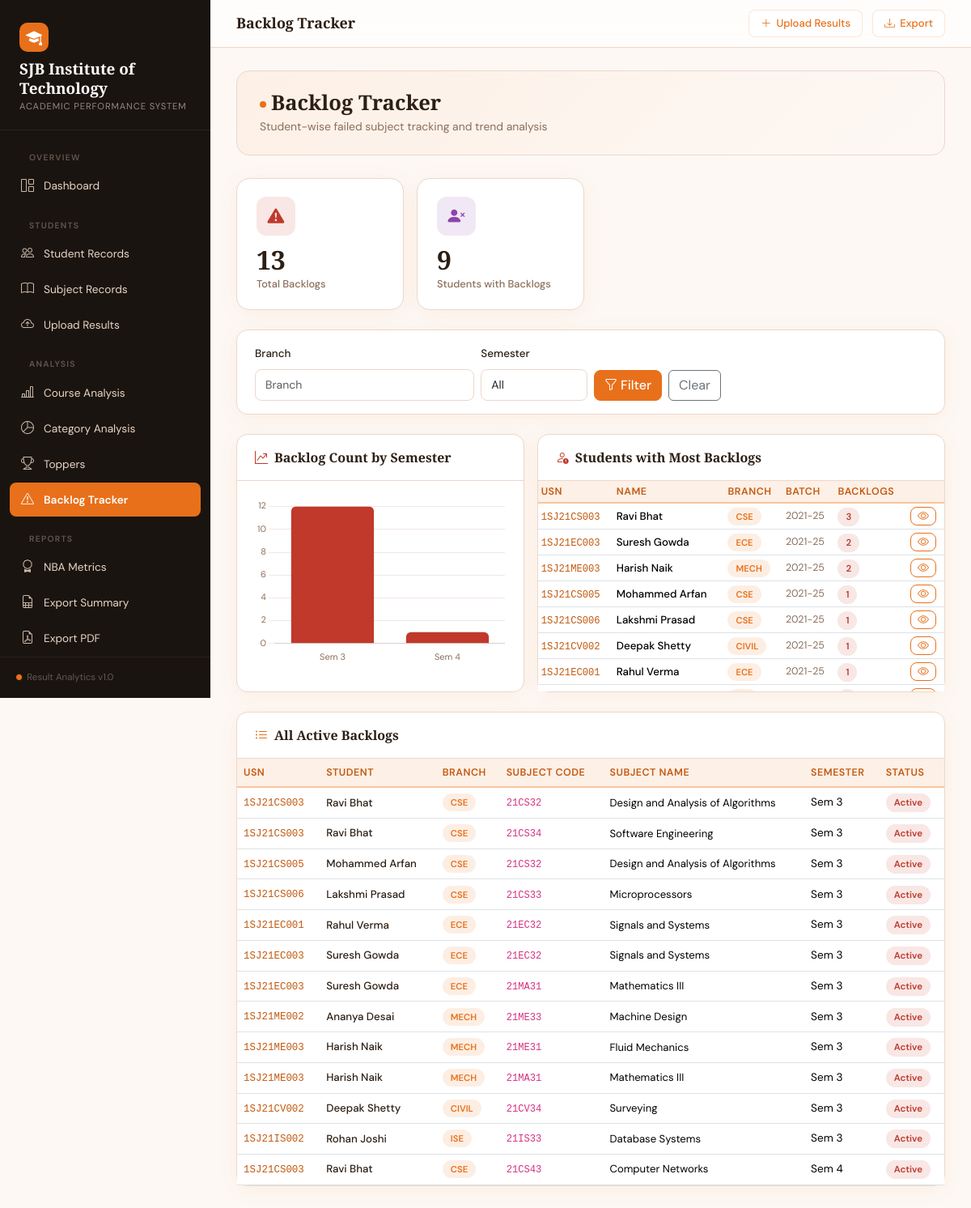
The page /analytics/backlog/ on the database its author committed.
### analytics/models.py (models this page shows, shortened)
class Student(models.Model):
    GENDER_CHOICES = [('M', 'Male'), ('F', 'Female'), ('O', 'Other')]
    ADMISSION_QUOTA_CHOICES = [
        ('MGMT', 'Management'), ('GOV', 'Government'), ('NRI', 'NRI'), ('SNQ', 'SNQ'), ('OTHER', 'Other')
    ]
    ADMISSION_TYPE_CHOICES = [
        ('LATERAL', 'Lateral Entry'), ('REGULAR', 'Regular'), ('OTHER', 'Other')
    ]
    usn = models.CharField(max_length=20, unique=True, verbose_name='USN')
    name = models.CharField(max_length=100, verbose_name='Student Name')
    branch = models.CharField(max_length=100, verbose_name='Branch')
    batch = models.CharField(max_length=20, verbose_name='Batch')
    section = models.CharField(max_length=10, verbose_name='Section', blank=True, null=True)
    gender = models.CharField(max_length=1, choices=GENDER_CHOICES, blank=True, null=True)
    admission_quota = models.CharField(max_length=20, choices=ADMISSION_QUOTA_CHOICES, blank=True, null=True)
    admission_type = models.CharField(max_length=20, choices=ADMISSION_TYPE_CHOICES, blank=True, null=True)
    actual_category = models.CharField(max_length=50, blank=True, null=True)
    seat_category_claimed = models.CharField(max_length=50, blank=True, null=True)
    seat_category_alloted = models.CharField(max_length=50, blank=True, null=True)
    domicile_state = models.CharField(max_length=100, blank=True, null=True)
    domicile_place = models.CharField(max_length=100, blank=True, null=True)
    cet_rank = models.CharField(max_length=20, blank=True, null=True, verbose_name='CET/COMEDK/DCET Rank')
    achievements = models.TextField(blank=True, null=True)
    created_at = models.DateTimeField(auto_now_add=True)
    class Meta:
        ordering = ['usn']

class Backlog(models.Model):
    student = models.ForeignKey(Student, on_delete=models.CASCADE)
    subject = models.ForeignKey(Subject, on_delete=models.CASCADE)
    semester = models.IntegerField()
    academic_year = models.CharField(max_length=20, blank=True, null=True)
    cleared = models.BooleanField(default=False)
    cleared_year = models.CharField(max_length=20, blank=True, null=True)
    class Meta:
        unique_together = ('student', 'subject', 'semester')

class Subject(models.Model):
    code = models.CharField(max_length=20, unique=True, verbose_name='Subject Code')
    name = models.CharField(max_length=200, verbose_name='Subject Name')
    credits = models.FloatField(default=4, validators=[MinValueValidator(0), MaxValueValidator(10)])
    branch = models.CharField(max_length=100, blank=True, null=True)
    semester = models.IntegerField(validators=[MinValueValidator(1), MaxValueValidator(8)], blank=True, null=True)
    class Meta:
        ordering = ['code']

### analytics/views.py (the view)
# urls.py: path('backlog/',             views.backlog_view,        name='backlog_view'),
def backlog_view(request):
    branch = request.GET.get('branch', '').strip()
    semester = request.GET.get('semester', '').strip()
    backlogs = Backlog.objects.filter(cleared=False).select_related('student', 'subject')
    if branch:
        backlogs = backlogs.filter(student__branch__icontains=branch)
    if semester:
        backlogs = backlogs.filter(semester=semester)
    student_backlogs = (
        backlogs.values('student__usn', 'student__name', 'student__branch', 'student__batch')
        .annotate(count=Count('id'))
        .order_by('-count')
    )
    sem_backlog = list(
        backlogs.values('semester').annotate(count=Count('id')).order_by('semester')
    )
    branches_list = Student.objects.values_list('branch', flat=True).distinct()
    return render(request, 'analytics/backlog.html', {
        'backlogs': backlogs[:100],
        'student_backlogs': student_backlogs[:50],
        'sem_backlog': sem_backlog,
        'sem_backlog_json': to_json(sem_backlog),
        'total_backlog': backlogs.count(),
        'total_backlog_students': backlogs.values('student').distinct().count(),
        'branches_list': branches_list,
        'filters': {'branch': branch, 'semester': semester},
    })

### analytics/views.py (called while the page is built)
def to_json(data):
    return json.dumps(data, cls=SafeJSONEncoder)

### templates/analytics/backlog.html (shortened to what this page needs)
{% extends "base.html" %}
{% block page_title %}Backlog Tracker{% endblock %}
{% block content %}
<div class="page-header d-flex align-items-center justify-content-between flex-wrap gap-2">
  <div>
    <h1><span class="dot-accent"></span>Backlog Tracker</h1>
    <p class="section-sub mb-0 mt-1">Student-wise failed subject tracking and trend analysis</p>
  </div>
</div>
<div class="row g-3 mb-4">
  <div class="col-6 col-md-3">
    <div class="stat-card">
      <div class="stat-icon icon-red"><i class="bi bi-exclamation-triangle-fill"></i></div>
      <div class="stat-value">{{ total_backlog }}</div>
      <div class="stat-label">Total Backlogs</div>
    </div>
  </div>
  <div class="col-6 col-md-3">
    <div class="stat-card">
      <div class="stat-icon icon-purple"><i class="bi bi-person-x-fill"></i></div>
      <div class="stat-value">{{ total_backlog_students }}</div>
      <div class="stat-label">Students with Backlogs</div>
    </div>
  </div>
</div>
<div class="card mb-4">
  <div class="card-body py-3">
    <form method="get" class="row g-2 align-items-end">
      <div class="col-md-4">
        <label class="form-label">Branch</label>
        <input type="text" name="branch" value="{{ filters.branch }}" class="form-control" placeholder="Branch">
      </div>
      <div class="col-md-2">
        <label class="form-label">Semester</label>
        <select name="semester" class="form-select">
          <option value="">All</option>
        </select>
      </div>
      <div class="col-md-6 d-flex gap-2">
        <button type="submit" class="btn btn-primary"><i class="bi bi-funnel me-1"></i>Filter</button>
        <a href="{% url 'backlog_view' %}" class="btn btn-outline-secondary">Clear</a>
      </div>
    </form>
  </div>
</div>
<div class="row g-3 mb-4">
  <div class="col-lg-5">
    <div class="card h-100">
      <div class="card-header"><i class="bi bi-graph-up-arrow me-2" style="color:var(--danger)"></i>Backlog Count by Semester</div>
      <div class="card-body">
        <canvas id="backlogTrendChart" height="200"></canvas>
      </div>
    </div>
  </div>
  <div class="col-lg-7">
    <div class="card h-100">
      <div class="card-header"><i class="bi bi-person-exclamation me-2" style="color:var(--danger)"></i>Students with Most Backlogs</div>
      <div class="card-body p-0">
        <div class="table-responsive" style="max-height:260px; overflow-y:auto;">
          <table class="table table-sm mb-0">
            <thead><tr><th>USN</th><th>Name</th><th>Branch</th><th>Batch</th><th>Backlogs</th><th></th></tr></thead>
            <tbody>
              {% for sb in student_backlogs %}
              <tr>
                <td><code style="font-size:.76rem; color:var(--primary-dark);">{{ sb.student__usn }}</code></td>
                <td style="font-size:.83rem; font-weight:500;">{{ sb.student__name }}</td>
                <td><span class="badge-orange" style="font-size:.7rem;">{{ sb.student__branch }}</span></td>
                <td style="font-size:.78rem; color:var(--text-muted);">{{ sb.student__batch }}</td>
                <td><span class="badge-fail">{{ sb.count }}</span></td>
                <td><a href="{% url 'student_profile' sb.student__usn %}" class="btn btn-sm btn-outline-primary py-0 px-2"><i class="bi bi-eye"></i></a></td>
              </tr>
              {% empty %}
              <tr><td colspan="6" class="text-center text-muted py-3" style="font-size:.84rem;">No backlog students 🎉</td></tr>
              {% endfor %}
            </tbody>
          </table>
        </div>
      </div>
    </div>
  </div>
</div>
<div class="card">
  <div class="card-header"><i class="bi bi-list-ul me-2" style="color:var(--primary)"></i>All Active Backlogs</div>
  <div class="card-body p-0">
    <div class="table-responsive">
      <table class="table mb-0">
        <thead>
          <tr><th>USN</th><th>Student</th><th>Branch</th><th>Subject Code</th><th>Subject Name</th><th>Semester</th><th>Status</th></tr>
        </thead>
        <tbody>
          {% for b in backlogs %}
          <tr>
            <td><code style="font-size:.78rem; color:var(--primary-dark);">{{ b.student.usn }}</code></td>
            <td style="font-size:.83rem; font-weight:500;">
              <a href="{% url 'student_profile' b.student.usn %}" style="color:var(--text-main); text-decoration:none;">{{ b.student.name }}</a>
            </td>
            <td><span class="badge-orange" style="font-size:.7rem;">{{ b.student.branch }}</span></td>
            <td><code style="font-size:.76rem;">{{ b.subject.code }}</code></td>
            <td style="font-size:.82rem;">{{ b.subject.name|truncatechars:40 }}</td>
            <td>Sem {{ b.semester }}</td>
            <td>
              <span class="badge-{% if b.cleared %}pass{% else %}fail{% endif %}">
                {% if b.cleared %}Cleared{% else %}Active{% endif %}
              </span>
            </td>
          </tr>
          {% endfor %}
        </tbody>
      </table>
    </div>
  </div>
</div>
{% endblock %}
{% block scripts %}
<script>
const backlogData = {{ sem_backlog_json|safe }};
const GRID = 'rgba(234,216,204,0.6)';
new Chart(document.getElementById('backlogTrendChart'), {
  type: 'bar',
  data: {
    labels: backlogData.map(d => 'Sem ' + d.semester),
    datasets: [{
      label: 'Backlogs',
      data: backlogData.map(d => d.count),
      backgroundColor: '#C0392B',
      borderRadius: 6,
    }]
  },
  options: {
    plugins: { legend: { display: false } },
    scales: {
      y: { beginAtZero: true, grid: { color: GRID }, border: { display: false }, ticks: { font: { size: 11 }, color: '#8B6E5A' } },
      x: { grid: { display: false }, ticks: { font: { size: 11 }, color: '#8B6E5A' } }
    }
  }
});
</script>
{% endblock %}

### templates/base.html (style rules this page uses)
:root { --primary: #E8701A; --primary-dark: #C45A10; --primary-light: #F5A264; --accent: #F7C59F; --bg: #FDF8F4; --bg-card: #FFFFFF; --sidebar-bg: #1A1410; --sidebar-text: #E8D5C4; --sidebar-hover: rgba(232,112,26,0.15); --sidebar-active:#E8701A; --text-main: #2D1F14; --text-muted: #8B6E5A; --border: #EAD8CC; --success: #2E8B57; --danger: #C0392B; --warning: #E67E22; --info: #2980B9; --glass-bg: rgba(255,255,255,0.72); --glass-border: rgba(232,112,26,0.18); --shadow: 0 4px 24px rgba(232,112,26,0.08); --shadow-lg: 0 8px 40px rgba(232,112,26,0.14); }
* { box-sizing: border-box; }
body { font-family: 'DM Sans', sans-serif; background: var(--bg); color: var(--text-main); min-height: 100vh; overflow-x: hidden; }
.card { border: 1px solid var(--border); border-radius: 14px; background: var(--bg-card); box-shadow: var(--shadow); }
.card-header { background: transparent; border-bottom: 1px solid var(--border); padding: 16px 22px; font-family: 'Playfair Display', serif; font-size: 1rem; font-weight: 600; color: var(--text-main); }
.card-body { padding: 22px; }
.stat-card { border-radius: 16px; padding: 22px 24px; border: 1px solid var(--border); background: #fff; box-shadow: var(--shadow); transition: transform .2s, box-shadow .2s; }
.stat-card .stat-icon { width: 48px; height: 48px; border-radius: 12px; display: flex; align-items: center; justify-content: center; font-size: 1.3rem; margin-bottom: 14px; }
.stat-card .stat-value { font-family: 'Playfair Display', serif; font-size: 2rem; font-weight: 700; line-height: 1; color: var(--text-main); }
.stat-card .stat-label { font-size: .8rem; color: var(--text-muted); margin-top: 4px; font-weight: 500; }
.icon-red { background: rgba(192,57,43,.12); color: var(--danger); }
.icon-purple { background: rgba(142,68,173,.12); color: #8E44AD; }
.table { font-size: .85rem; }
.table thead th { background: #FDF0E6; color: var(--primary-dark); font-weight: 600; border-bottom: 2px solid var(--accent); font-size: .78rem; letter-spacing: .04em; text-transform: uppercase; }
.table td { vertical-align: middle; }
.badge-fail { background: rgba(192,57,43,.12); color: var(--danger); padding: 4px 10px; border-radius: 20px; font-size: .72rem; font-weight: 600; }
.badge-orange { background: rgba(232,112,26,.12); color: var(--primary); padding: 4px 10px; border-radius: 20px; font-size: .72rem; font-weight: 600; }
.btn-primary { background: var(--primary); border-color: var(--primary); font-weight: 500; border-radius: 8px; }
.btn-outline-primary { color: var(--primary); border-color: var(--primary); border-radius: 8px; font-weight: 500; }
.section-sub { color: var(--text-muted); font-size: .87rem; }
.page-header { background: linear-gradient(135deg, #FDF0E6 0%, #FDF8F4 100%); border: 1px solid var(--border); border-radius: 16px; padding: 24px 28px; margin-bottom: 28px; }
.page-header h1 { font-family: 'Playfair Display', serif; font-size: 1.6rem; font-weight: 700; margin: 0; }
.form-control, .form-select { border-radius: 8px; border: 1px solid var(--border); font-size: .875rem; padding: 8px 12px; background: #fff; }
.form-label { font-weight: 500; font-size: .84rem; color: var(--text-main); }
.dot-accent { display: inline-block; width: 8px; height: 8px; background: var(--primary); border-radius: 50%; margin-right: 6px; vertical-align: middle; }

### rows shown on the page
Student: student__usn "1SJ21CS003", student__name "Ravi Bhat", student__branch "CSE", student__batch "2021-25", count "3"
Student: student__usn "1SJ21EC003", student__name "Suresh Gowda", student__branch "ECE", student__batch "2021-25", count "2"
Student: student__usn "1SJ21ME003", student__name "Harish Naik", student__branch "MECH", student__batch "2021-25", count "2"
Student: student__usn "1SJ21CS005", student__name "Mohammed Arfan", student__branch "CSE", student__batch "2021-25", count "1"
Student: student__usn "1SJ21CS006", student__name "Lakshmi Prasad", student__branch "CSE", student__batch "2021-25", count "1"
Student: student__usn "1SJ21CV002", student__name "Deepak Shetty", student__branch "CIVIL", student__batch "2021-25", count "1"
Student: student__usn "1SJ21EC001", student__name "Rahul Verma", student__branch "ECE", student__batch "2021-25", count "1"
Backlog: student.usn "1SJ21CS003", student.name "Ravi Bhat", student.branch "CSE", subject.code "21CS32", subject.name "Design and Analysis of Algorithms", semester "3", cleared "Active"
Backlog: student.usn "1SJ21CS003", student.name "Ravi Bhat", student.branch "CSE", subject.code "21CS34", subject.name "Software Engineering", semester "3", cleared "Active"
Backlog: student.usn "1SJ21CS005", student.name "Mohammed Arfan", student.branch "CSE", subject.code "21CS32", subject.name "Design and Analysis of Algorithms", semester "3", cleared "Active"
Backlog: student.usn "1SJ21CS006", student.name "Lakshmi Prasad", student.branch "CSE", subject.code "21CS33", subject.name "Microprocessors", semester "3", cleared "Active"
Backlog: student.usn "1SJ21EC001", student.name "Rahul Verma", student.branch "ECE", subject.code "21EC32", subject.name "Signals and Systems", semester "3", cleared "Active"
Backlog: student.usn "1SJ21EC003", student.name "Suresh Gowda", student.branch "ECE", subject.code "21EC32", subject.name "Signals and Systems", semester "3", cleared "Active"
Backlog: student.usn "1SJ21EC003", student.name "Suresh Gowda", student.branch "ECE", subject.code "21MA31", subject.name "Mathematics III", semester "3", cleared "Active"
Backlog: student.usn "1SJ21ME002", student.name "Ananya Desai", student.branch "MECH", subject.code "21ME33", subject.name "Machine Design", semester "3", cleared "Active"
Backlog: student.usn "1SJ21ME003", student.name "Harish Naik", student.branch "MECH", subject.code "21ME31", subject.name "Fluid Mechanics", semester "3", cleared "Active"
Backlog: student.usn "1SJ21ME003", student.name "Harish Naik", student.branch "MECH", subject.code "21MA31", subject.name "Mathematics III", semester "3", cleared "Active"
Backlog: student.usn "1SJ21CV002", student.name "Deepak Shetty", student.branch "CIVIL", subject.code "21CV34", subject.name "Surveying", semester "3", cleared "Active"
Backlog: student.usn "1SJ21IS002", student.name "Rohan Joshi", student.branch "ISE", subject.code "21IS33", subject.name "Database Systems", semester "3", cleared "Active"
Backlog: student.usn "1SJ21CS003", student.name "Ravi Bhat", student.branch "CSE", subject.code "21CS43", subject.name "Computer Networks", semester "4", cleared "Active"

### other values the page prints
{{ total_backlog }} "13"
{{ total_backlog_students }} "9"
chart data {{ sem_backlog_json|safe }} [{"semester": 3, "count": 12}, {"semester": 4, "count": 1}]
